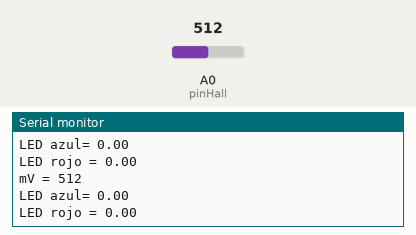
This sketch was run on a simulated Arduino Uno, built with avr-gcc and run on an emulated ATmega328P. Shown: the last lines printed to the serial monitor. The test bench sets the inputs (shaded band); at power-on: A0 (pinHall) = 512.

Above: at 1.2 s.
1.3 s: A0 (pinHall) set to 536
At 1.83 s:
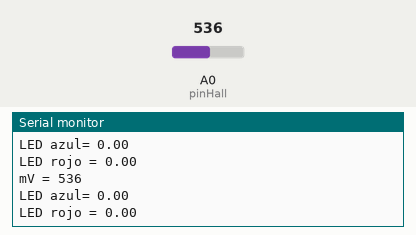
2.8 s: A0 (pinHall) set to 516
At 3.33 s:
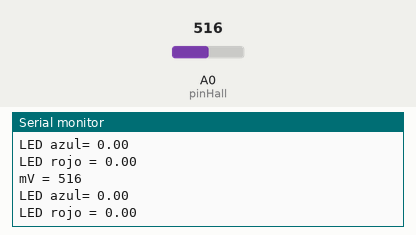
Timing chart, 0 to 5.8 s (numbered marks = the images above; inputs shaded):
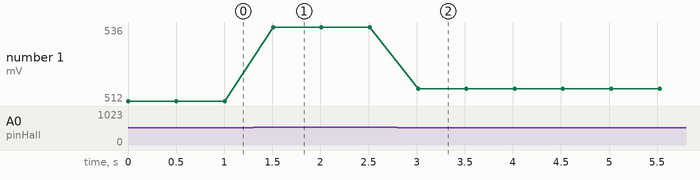

The sketch:

probarDensidadCM.ino
```cpp
  const int pinHall = A0;
  float valor_Azul=0;
  float valor_Rojo=0;

void setup() {
  pinMode(pinHall, INPUT);
  Serial.begin(9600);
}

void loop() {
  long s_recib = 0;
  for(int i = 0; i < 10; i++){
     s_recib += analogRead(pinHall);
  }
  s_recib /= 10;
  Serial.print("mV = ");
  Serial.println(s_recib);
  if( s_recib < 526)
  {
    long valor_Rojo = s_recib + 526;
  }else
  {
    long valor_Azul = s_recib - 526;
  }
  Serial.print("LED azul= ");
  Serial.println(valor_Azul);
  Serial.print("LED rojo = ");
  Serial.println(valor_Rojo);


  //long measure = 0;
  //for(int i = 0; i < 10; i++){
      //int value =
     //measure += analogRead(pinHall);
  //}
  //measure /= 10;

  //calculo del voltaje en mV
  //float outputV = measure * 5000.0 / 1023;
  //Serial.print("Output Voltaje = ");
  //Serial.print(outputV);
  //Serial.println(" mV   ");

  //interpolacion a densidad de flujo magnético
  //float magneticFlux =  outputV * 53.33 - 133.3;
  //float flujo = magneticFlux / 1000;
  //Serial.print("Magnetic Flux Density = ");
  //Serial.print(flujo);
  //Serial.println(" T");

  delay(500);
}
```

Measured:
- after the input at 1.3 s, the serial monitor: prints a new line after 0.21 s (image 1)
- after the input at 2.8 s, the serial monitor: prints a new line after 0.21 s (image 2)
- plotted number 1: 512 → 536 after the input at 1.3 s, 536 → 516 after the input at 2.8 s
